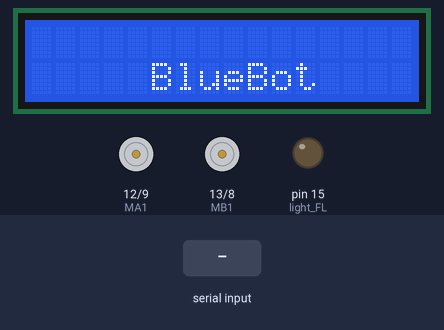
Recording of a sketch running on a simulated Arduino Uno, built with avr-gcc and run on an emulated ATmega328P. Parts: 16×2 character LCD, motor-driver pin pairs drawn as motors (green arrow = first pin HIGH = forward, orange = second pin HIGH = backward, longer = more drive, scaled by the enable pin), output pins drawn as LEDs (lit = HIGH). The test bench sets the inputs (shaded band). What the sketch prints to the serial monitor is not drawn.

Above: at 1.2 s.
1.3 s: byte 70 ('F') received over Serial
At 2.1 s:
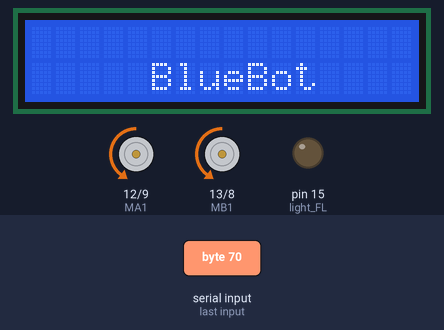
2.8 s: byte 66 ('B') received over Serial
At 3.2 s:
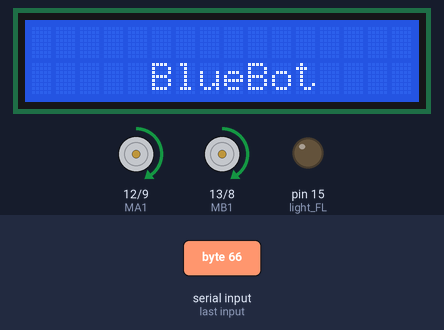
4.3 s: byte 82 ('R') received over Serial
At 5.5 s:
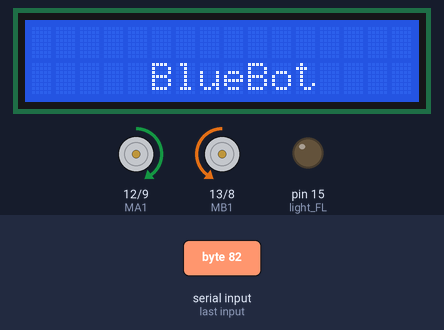
5.8 s: byte 83 ('S') received over Serial
At 6.7 s:
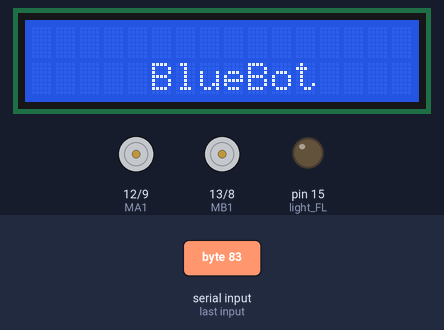
Timing chart, 0 to 8.3 s (numbered marks = the images above; inputs shaded):
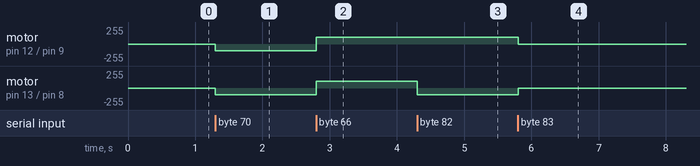

Measured:
- after the input at 1.3 s, motor on pin 12 (MA1) / pin 9 (MA2), motor on pin 13 (MB1) / pin 8 (MB2): stopped → backward 100/255 at once
- after the input at 2.8 s, motor on pin 12 (MA1) / pin 9 (MA2), motor on pin 13 (MB1) / pin 8 (MB2): backward 100/255 → forward 100/255 at once
- after the input at 4.3 s, motor on pin 13 (MB1) / pin 8 (MB2): forward 100/255 → backward 100/255 at once
- after the input at 5.8 s, motor on pin 12 (MA1) / pin 9 (MA2): forward 100/255 → stopped at once; motor on pin 13 (MB1) / pin 8 (MB2): backward 100/255 → stopped at once

The sketch:

bluetooth_2WD_robot.ino
```cpp
#include <LiquidCrystal_I2C.h>
#include <SoftwareSerial.h>


LiquidCrystal_I2C lcd(0x27,16,2);  // set the LCD address to 0x3F for a 16 chars and 2 line display


int incomingByte = 0;
int MA1 =  12;     // Motor A
int MA2 =  9;      // Motor A
int PWM_A =10;     // Speed PWM Motor A
int MB1 =  13;     // Motor B
int MB2 =  8;      // Motor B
int PWM_B =11;  // Speed PWM Motor B
int light_FR = 12;    //LED Front Right   pin A0 for Arduino Uno
int light_FL = 15;    //LED Front Left    pin A1 for Arduino Uno

//int horn_Buzz = 4;
//boolean horn = false;
boolean lightFront = false;

int command;

//Int to store app command state.

int speedCar = 100;
int speedCarM = 95;// 50 - 255.
//int speed_Coeff = 4;

const int trigPin = A3;
const int echoPin = A2;

// defines variables
long duration;
int distance;
int safetyDistance;

//boolean lightFront = false;
//boolean lightBack = false;
boolean horn = false;


void setup() {


pinMode(MA1, OUTPUT);   //Motor A1
pinMode(MA2, OUTPUT);   //Motor A2
pinMode(PWM_A, OUTPUT); //Speed PWM Motor A
pinMode(MB1, OUTPUT);   //Motor B1
pinMode(MB2, OUTPUT);   //Motor B2
pinMode(PWM_B, OUTPUT); //Speed PWM Motor
//pinMode(horn_Buzz, OUTPUT);

pinMode(light_FR, OUTPUT);
pinMode(light_FL, OUTPUT);

pinMode(trigPin, OUTPUT); // Sets the trigPin as an Output
pinMode(echoPin, INPUT); // Sets the echoPin as an Input


//pinMode(horn, OUTPUT);
lcd.init();
lcd.clear();
lcd.backlight();
Serial.begin(9600);
Serial.println("I received");
lcd.setCursor(5,19);
lcd.println("BlueBot");
lcd.setCursor(19,12);   //Move cursor to character 2 on line 1
lcd.print(" Made by Nathan");

}

void loop() {
if (Serial.available() > 0) {
incomingByte = Serial.read();

}

switch (incomingByte)
{
//case 'V':horn = true;break;
//case 'v':horn = false;break;
//horn_Buzz;


case '0':speedCar = 100;break;
case '1':speedCar = 115;break;
case '2':speedCar = 130;break;
case '3':speedCar = 145;break;
case '4':speedCar = 160;break;
case '5':speedCar = 175;break;
case '6':speedCar = 190;break;
case '7':speedCar = 205;break;
case '8':speedCar = 220;break;
case '9':speedCar = 250;break;
speedCar;

{

case 'W':lightFront = true;break;
Serial.println ("on");
case 'w':lightFront = false;break;
lightFront;
light_FR;
}
break;
{
case 'S':


Stop(1);
Serial.println("Stop");
//lcd.setCursor(5,19);
//lcd.println("");
incomingByte =  'DEC';
}
break;

case 'F':

{
Forward(1);
//lightFront;

Serial.println("Forward");
//lcd.setCursor(5,19);
//lcd.println("Forward");
incomingByte = 'DEC';
}
break;
case 'B':
{
Backward(1);
Serial.println("Backward");
//lcd.setCursor(5,19);
//lcd.println("Backward");
incomingByte = 'DEC';
}
break;
case 'R':
{
turnRight(1);
Serial.println("turn Right");
//lcd.setCursor(5,19);
//lcd.println("Turning Right");
incomingByte = 'DEC';
}
break;
case 'L':
{
turnLeft(1);
Serial.println("turn Left");
//lcd.setCursor(5,19);
//lcd.println("Turning Left");
incomingByte = 'DEC';
//{
//break;
//case 'J':

//horn(1);
//Serial.println("Buzzed");
//incomingByte = 'DEC';

}
}
}


void Forward(int time)
{
digitalWrite(MA1, LOW);
digitalWrite(MA2, HIGH);
analogWrite(PWM_A, speedCar);
digitalWrite(MB1, LOW);
digitalWrite(MB2, HIGH);
analogWrite(PWM_B, speedCar);
delay(time);
}

void Backward(int time)
{
digitalWrite(MA1, HIGH);
digitalWrite(MA2, LOW);
analogWrite(PWM_A, speedCar);
digitalWrite(MB1, HIGH);
digitalWrite(MB2, LOW);
analogWrite(PWM_B, speedCar);
delay(time);
}

void turnLeft(int time)
{
digitalWrite(MA1, LOW);
digitalWrite(MA2, HIGH);
analogWrite(PWM_A, speedCar);
digitalWrite(MB1, HIGH);
digitalWrite(MB2, LOW);
analogWrite(PWM_B,speedCar);
delay(time);
}

void turnRight(int time)
{
digitalWrite(MA1, HIGH);
digitalWrite(MA2, LOW);
analogWrite(PWM_A, speedCar);
digitalWrite(MB1, LOW);
digitalWrite(MB2, HIGH);
analogWrite(PWM_B, speedCar);
delay(time);
}

void Stop(int time)
{
digitalWrite(MA1, LOW);
digitalWrite(MA2, LOW);
analogWrite(PWM_A, 0);
digitalWrite(MB1, LOW);
digitalWrite(MB2, LOW);
analogWrite(PWM_B, 0);
digitalWrite(light_FR, HIGH);
digitalWrite(light_FL, HIGH);
digitalWrite(light_FR, LOW);
digitalWrite(light_FL, LOW);
delay(time);
}
```
